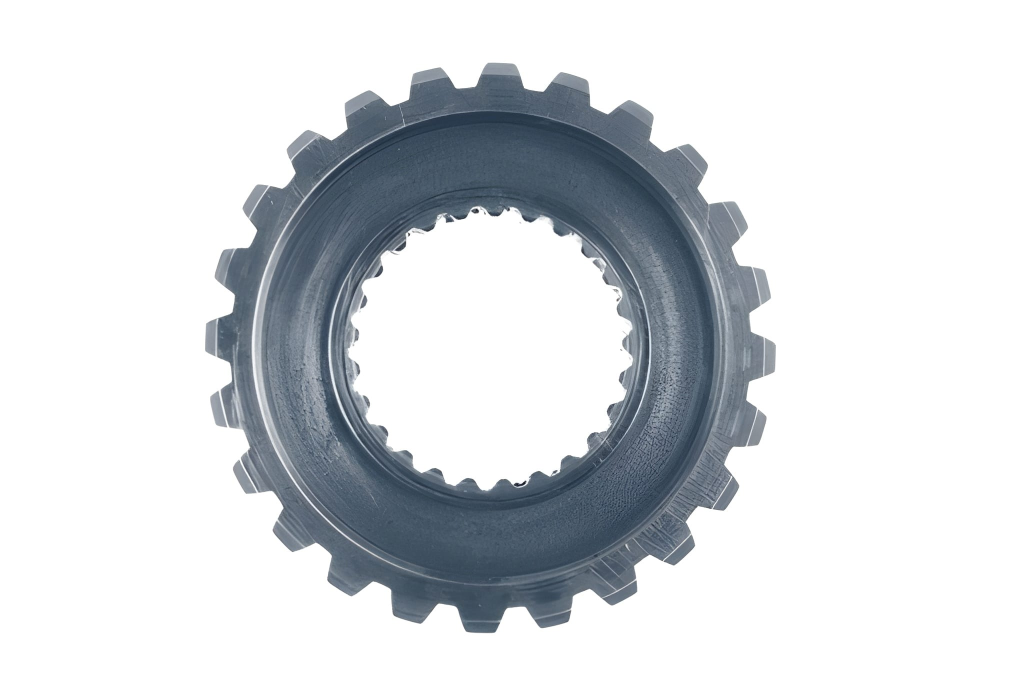
#> input picture Input_Images/gear_10.jpg, 2048 x 1364 px, found by its file name (shown at 1/2 size); its folder holds 5 pictures in this run
$ jupyter execute Spur_Gear_Preprocessing_win.ipynb
#> lines starting #> are read from the running program, lines starting #| are printed output that depends on the picture; after the words box and inside, x2 and y2 are one past the last pixel; in counts of white or black regions, pixels touching at a corner belong together
[cell 1]
import cv2
import numpy as np
import json
import math
import matplotlib.pyplot as plt
from pathlib import Path

# --- Paths (fixed) ---
PROJECT_ROOT = Path("../../SpurGear_Btechproject\Input_Images")
OUT_DIR = Path("Output")

# Ensure output directory exists
OUT_DIR.mkdir(parents=True, exist_ok=True)

# Point to your image
IMG_PATH = PROJECT_ROOT / "gear_10.jpg"

# Verify image exists
assert IMG_PATH.exists(), f"Image not found at {IMG_PATH}. Please check the path."

# Read image
img = cv2.imread(str(IMG_PATH))
#> img is the input picture: shape (1364, 2048, 3); mean B, G, R 220.5, 217, 213.6
assert img is not None, f"Could not read image from {IMG_PATH}"

# Display
img_rgb = cv2.cvtColor(img, cv2.COLOR_BGR2RGB)
plt.figure(figsize=(6, 6))
plt.title("Input Gear Image")
plt.axis("off")
plt.imshow(img_rgb)
plt.tight_layout()
plt.show()

print(f"✅ Successfully loaded image: {IMG_PATH.name}")
print(f"📐 Image size: {img.shape[1]}×{img.shape[0]} pixels")
#| 📐 Image size: 2048×1364 pixels

[cell 2]
def auto_threshold(gray_img):
    """
    Enhanced thresholding for gear images with white background and grey gear
    """
    h, w = gray_img.shape

    # Adaptive region sampling based on image size
    center_size = min(40, h//8, w//8)  # Scale with image size
    border_size = min(30, h//10, w//10)

    # Sample center region (gear area)
    cx, cy = w//2, h//2
    center_region = gray_img[cy-center_size:cy+center_size, cx-center_size:cx+center_size]
    center_mean = np.mean(center_region)
    center_std = np.std(center_region)

    # Sample border regions (background area) - multiple samples for robustness
    border_samples = []
    # Top and bottom borders
    border_samples.extend([
        gray_img[:border_size, :].ravel(),
        gray_img[-border_size:, :].ravel()
    ])
    # Left and right borders
    border_samples.extend([
        gray_img[:, :border_size].ravel(),
        gray_img[:, -border_size:].ravel()
    ])
    # Corner samples for extra robustness
    corner_size = border_size // 2
    border_samples.extend([
        gray_img[:corner_size, :corner_size].ravel(),  # Top-left
        gray_img[:corner_size, -corner_size:].ravel(), # Top-right
        gray_img[-corner_size:, :corner_size].ravel(), # Bottom-left
        gray_img[-corner_size:, -corner_size:].ravel() # Bottom-right
    ])

    # Combine all border samples and remove outliers
    all_border = np.concatenate(border_samples)
    # Remove extreme values (noise) using percentiles
    border_clean = all_border[(all_border >= np.percentile(all_border, 5)) &
                             (all_border <= np.percentile(all_border, 95))]
    border_mean = np.mean(border_clean)
    border_std = np.std(border_clean)

    # Determine if gear is darker than background
    invert = center_mean < border_mean

    # Calculate optimal threshold based on the contrast
    intensity_gap = abs(border_mean - center_mean)

    # If there's good contrast, use a threshold between center and border
    if intensity_gap > 20:  # Good contrast
        manual_threshold = int((center_mean + border_mean) / 2)
        flag = cv2.THRESH_BINARY_INV if invert else cv2.THRESH_BINARY
        _, bin_manual = cv2.threshold(gray_img, manual_threshold, 255, flag)
    else:
        bin_manual = None

    # Always compute Otsu as fallback
    flag_otsu = cv2.THRESH_BINARY_INV if invert else cv2.THRESH_BINARY
    otsu_thresh, bin_otsu = cv2.threshold(gray_img, 0, 255, flag_otsu + cv2.THRESH_OTSU)

    # Choose the best threshold method
    if bin_manual is not None and intensity_gap > 30:
        # Use manual threshold for high contrast images
        final_binary = bin_manual
        method_used = f"Manual (thresh={manual_threshold})"
    else:
        # Use Otsu for low contrast images
        final_binary = bin_otsu
        method_used = f"Otsu (thresh={otsu_thresh:.0f})"

    # Post-processing: Remove small noise
    kernel = cv2.getStructuringElement(cv2.MORPH_ELLIPSE, (3, 3))
    final_binary = cv2.morphologyEx(final_binary, cv2.MORPH_OPEN, kernel, iterations=1)

    if not invert:
        final_binary = cv2.bitwise_not(final_binary)

    # Debug information
    print(f"Thresholding Analysis:")
    print(f"  Center mean: {center_mean:.1f} ± {center_std:.1f}")
    print(f"  Border mean: {border_mean:.1f} ± {border_std:.1f}")
    print(f"  Intensity gap: {intensity_gap:.1f}")
    print(f"  Invert: {invert}")
    print(f"  Method used: {method_used}")

    return final_binary, invert

gray = cv2.cvtColor(img, cv2.COLOR_BGR2GRAY)
clahe = cv2.createCLAHE(clipLimit=2.0, tileGridSize=(8,8))
gray_eq = clahe.apply(gray)
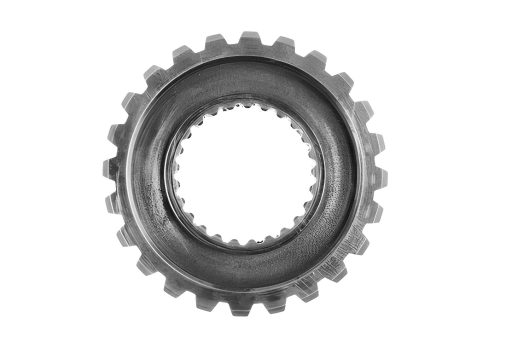
#> gray_eq: shape (1364, 2048) (shown at 1/4 size); min 7, max 255, mean 217.9

binary, was_inverted = auto_threshold(gray_eq)
#> in auto_threshold, `center_mean = np.mean(center_region)`: center_mean = 255
#> in auto_threshold, `center_std = np.std(center_region)`: center_std = 0
#> in auto_threshold, `border_mean = np.mean(border_clean)`: border_mean = 255
#> in auto_threshold, `border_std = np.std(border_clean)`: border_std = 0
#> in auto_threshold, `invert = center_mean < border_mean`: invert = False
#> in auto_threshold, `intensity_gap = abs(border_mean - center_mean)`: intensity_gap = 0
#> in auto_threshold, `otsu_thresh, bin_otsu = cv2.threshold(gray_img, 0, 255, flag_otsu + cv..`:
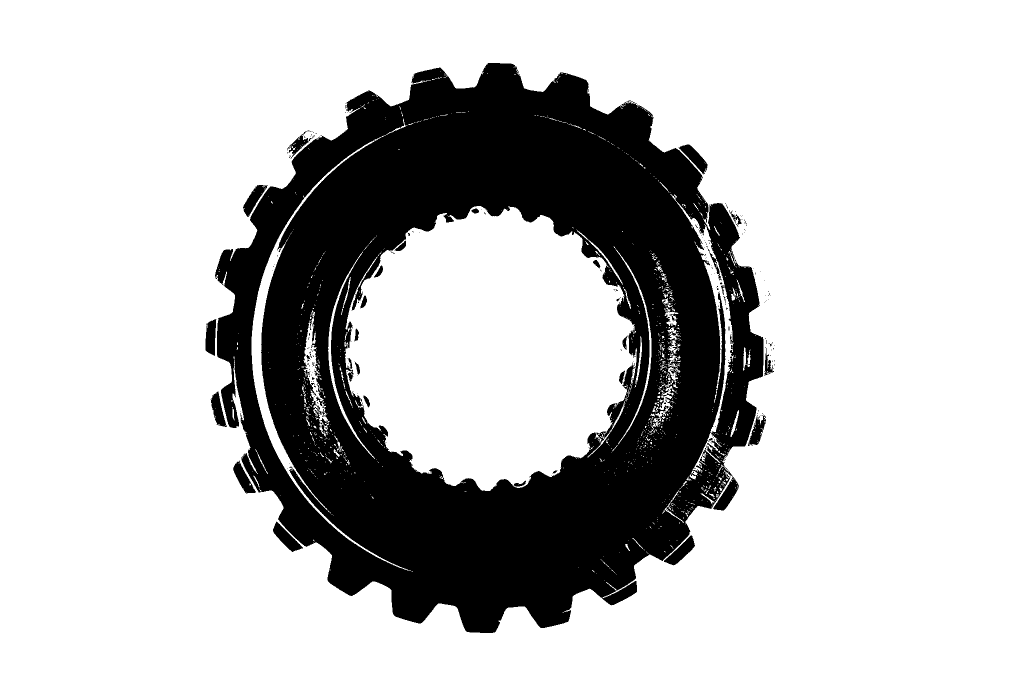
#> bin_otsu: shape (1364, 2048) (shown at 1/2 size); 76.5% white; 249 black regions (219 under 20 px), largest, box (x1, y1, x2, y2) and area: (430, 126, 1527, 1266) 642102, (1328, 1071, 1390, 1131) 1441, (546, 1043, 606, 1104) 1417
#> in auto_threshold, `otsu_thresh, bin_otsu = cv2.threshold(gray_img, 0, 255, flag_otsu + cv..`: otsu_thresh = 177
#> in auto_threshold, `method_used = f"Otsu (thresh={otsu_thresh:.0f})"`: method_used = 'Otsu (thresh=177)'
#|   Center mean: 255.0 ± 0.0
#|   Border mean: 255.0 ± 0.0
#|   Intensity gap: 0.0
#|   Invert: False
#|   Method used: Otsu (thresh=177)
#> was_inverted = False

plt.figure(figsize=(12,4))
plt.subplot(1,3,1); plt.title("Gray"); plt.axis("off"); plt.imshow(gray, cmap="gray")
plt.subplot(1,3,2); plt.title("CLAHE"); plt.axis("off"); plt.imshow(gray_eq, cmap="gray")
plt.subplot(1,3,3); plt.title(f"Binary (invert={was_inverted})"); plt.axis("off"); plt.imshow(binary, cmap="gray")

[cell 3]
# [74 lines left out: function auto_threshold, not called in this run]


# ✅ NEW FALLBACK FUNCTION ADDED HERE (no changes to your original code)
def preprocess_with_fallback(img):
    tolerance = 240
    border = 20

    borders = np.concatenate([
        img[:border, :, :].reshape(-1,3),
        img[-border:, :, :].reshape(-1,3),
        img[:, :border, :].reshape(-1,3),
        img[:, -border:, :].reshape(-1,3),
    ])

    white_ratio = np.mean(np.all(borders >= tolerance, axis=1))

    if white_ratio > 0.85:
        print("✅ Detected pure white background — using direct masking")
        binary = np.where(np.all(img >= tolerance, axis=-1), 0, 255).astype(np.uint8)
        was_inverted = False
    else:
        print("⚙️ Complex lighting — using adaptive thresholding")
        gray = cv2.cvtColor(img, cv2.COLOR_BGR2GRAY)
        clahe = cv2.createCLAHE(clipLimit=2.0, tileGridSize=(8,8))
        gray_eq = clahe.apply(gray)
        binary, was_inverted = auto_threshold(gray_eq)

    return binary, was_inverted


# ✅ SWITCHED CALL HERE — everything else stays the same
binary, was_inverted = preprocess_with_fallback(img)
#> in preprocess_with_fallback, `white_ratio = np.mean(np.all(borders >= tolerance, axis=1))`: white_ratio = 1

plt.figure(figsize=(12,4))
plt.subplot(1,3,1); plt.title("Gray"); plt.axis("off"); plt.imshow(gray, cmap="gray")
plt.subplot(1,3,2); plt.title("CLAHE"); plt.axis("off"); plt.imshow(gray_eq, cmap="gray")
plt.subplot(1,3,3); plt.title(f"Binary (invert={was_inverted})"); plt.axis("off"); plt.imshow(binary, cmap="gray")

[cell 4]
# [20 lines of commented-out code are left out]

[cell 5]
k3 = cv2.getStructuringElement(cv2.MORPH_ELLIPSE, (3,3))
k5 = cv2.getStructuringElement(cv2.MORPH_ELLIPSE, (5,5))
mask = cv2.morphologyEx(binary, cv2.MORPH_OPEN, k3, iterations=1)
#> mask: shape (1364, 2048); 25.6% white; 8 white regions (6 under 20 px), largest, box (x1, y1, x2, y2) and area: (410, 125, 1552, 1267) 715315, (1226, 578, 1238, 588) 73
mask = cv2.morphologyEx(mask, cv2.MORPH_CLOSE, k5, iterations=2)
#> mask: shape (1364, 2048); 25.7% white; 2 white regions (1 under 20 px)

# keep largest connected component
cnts, _ = cv2.findContours(mask, cv2.RETR_EXTERNAL, cv2.CHAIN_APPROX_SIMPLE)
#> cnts = 1 contour; box (x1, y1, x2, y2) and area: (410, 125, 1552, 1267) 947754
canvas = np.zeros_like(mask)
if cnts:
    cv2.drawContours(canvas, [max(cnts, key=cv2.contourArea)], -1, 255, -1)
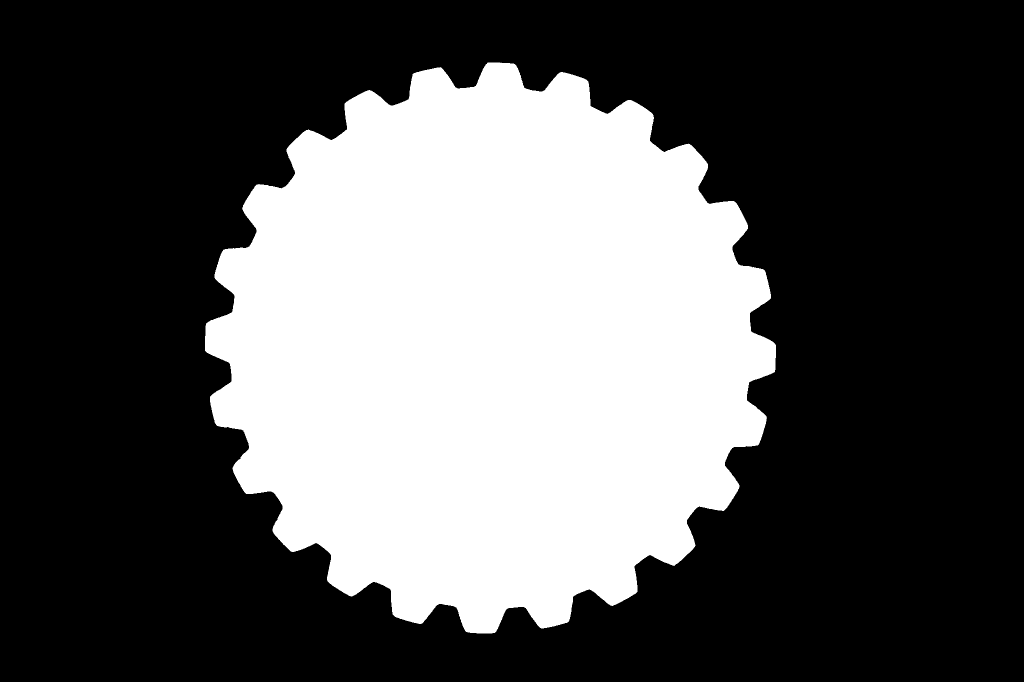
#> canvas: shape (1364, 2048) (shown at 1/2 size); 34% white; 1 white region
    mask = canvas

cv2.imwrite(str("Output/gear_mask.png"), mask)
plt.figure(figsize=(4,4)); plt.title("Cell 3 — Cleaned Mask"); plt.axis("off"); plt.imshow(mask, cmap="gray")

[cell 6]
contours, hierarchy = cv2.findContours(mask, cv2.RETR_TREE, cv2.CHAIN_APPROX_NONE)
#> contours has the same summary as cnts
hierarchy = hierarchy[0]
outer_idx = int(np.argmax([cv2.contourArea(c) for c in contours]))
#> outer_idx = 0
outer = contours[outer_idx]
#> outer = contour of 4329 points, box (x1, y1, x2, y2) (410, 125, 1552, 1267), area 947754

M = cv2.moments(mask, binaryImage=True)
#> M = moments, m00 949919, centre m10/m00, m01/m00 = (980.7, 695.3)
cx, cy = M["m10"]/M["m00"], M["m01"]/M["m00"]
#> cx = 980.7; cy = 695.3

def robust_radius(contour, center, top_k=200, mode="max"):
    cx0, cy0 = center
    pts = contour[:,0,:]
    d = np.hypot(pts[:,0]-cx0, pts[:,1]-cy0)
    vals = np.sort(d); k = min(top_k, len(vals))
    return float(np.mean(vals[-k:] if mode=="max" else vals[:k]))

r_add = robust_radius(outer, (cx, cy), mode="max")
#> in robust_radius, `pts = contour[:,0,:]`: pts = 4329 pairs, first value 410 to 1551, second value 125 to 1266
#> in robust_radius, `d = np.hypot(pts[:,0]-cx0, pts[:,1]-cy0)`: d = 4329 values, max 571.5 at index 683, min 519.9 at index 1345, mean 548.5
#> in robust_radius, `vals = np.sort(d)`: vals = 4329 values from 519.9 to 571.5
#> in robust_radius, `k = min(top_k, len(vals))`: k = 200
#> r_add = 571
r_ded = robust_radius(outer, (cx, cy), mode="min")
#> r_ded = 520.8
r_pitch = 0.5*(r_add + r_ded)
#> r_pitch = 545.9

# bore as largest child of outer (may be None if the photo doesn’t show it well)
child_idxs = [i for i,h in enumerate(hierarchy) if h[3]==outer_idx]
#> child_idxs = []
r_hole = None
if child_idxs:
    inner = max(child_idxs, key=lambda i: cv2.contourArea(contours[i]))
    r_hole = robust_radius(contours[inner], (cx, cy), mode="max")

diag = img.copy()
for r in [r_ded, r_pitch, r_add]: cv2.circle(diag, (int(cx),int(cy)), int(r), (0,255,0), 2)
#> this loop made 3 passes
#> r on passes 1 to 3: 520.8, 545.9, 571
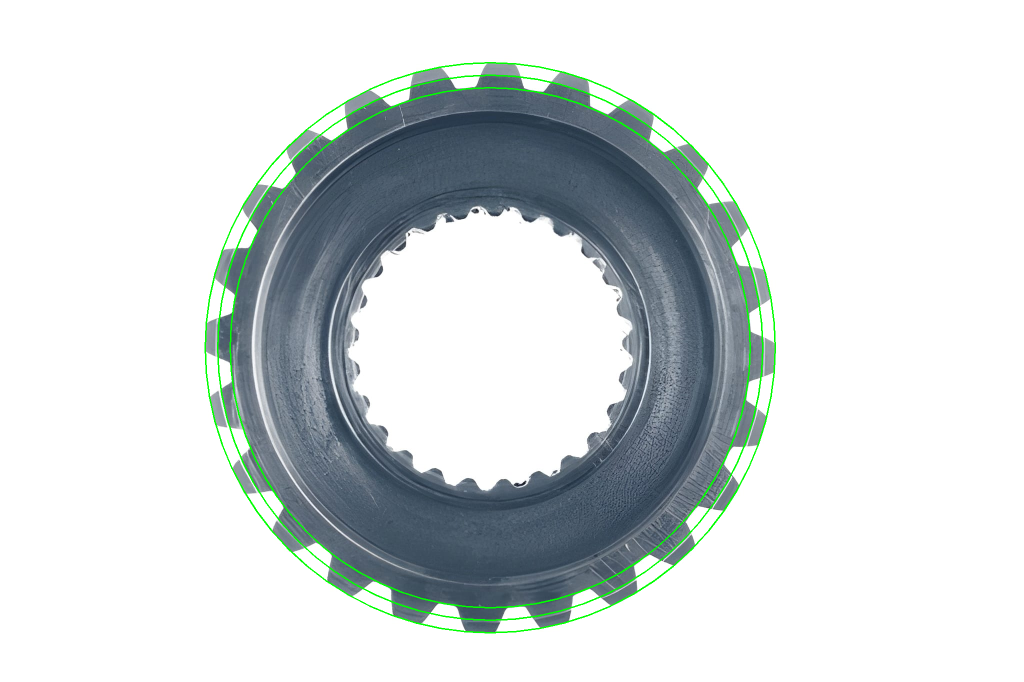
#> diag: shape (1364, 2048, 3) (shown at 1/2 size); 1.08% of pixels changed, all inside (x1, y1, x2, y2) = (409, 124, 1552, 1267)
if r_hole: cv2.circle(diag, (int(cx),int(cy)), int(r_hole), (255,0,0), 2)
cv2.circle(diag, (int(cx),int(cy)), 4, (0,0,255), -1)
#> diag: shape (1364, 2048, 3); under 0.01% of pixels changed, all inside (x1, y1, x2, y2) = (976, 691, 985, 700)
cv2.imwrite(str("Output/gear_circles.png"), diag)

plt.figure(figsize=(6,6)); plt.title("Cell 4 — Center & Radii"); plt.axis("off")
plt.imshow(cv2.cvtColor(diag, cv2.COLOR_BGR2RGB))

[cell 7]
outline = cv2.morphologyEx(mask, cv2.MORPH_GRADIENT, cv2.getStructuringElement(cv2.MORPH_ELLIPSE,(3,3)))
#> outline: shape (1364, 2048); 0.31% white in thin lines or dots, all inside (x1, y1, x2, y2) = (409, 124, 1553, 1268)
_, outline = cv2.threshold(outline, 1, 255, cv2.THRESH_BINARY)

overlay = img.copy()
overlay[np.where(outline==255)] = (255,255,255)
#> overlay: shape (1364, 2048, 3); 0.3% of pixels changed, all inside (x1, y1, x2, y2) = (409, 124, 1553, 1268)

cv2.imwrite(str("Output/gear_outline.png"), outline)
cv2.imwrite(str("Output/gear_overlay.png"), overlay)

plt.figure(figsize=(10,4))
plt.subplot(1,2,1); plt.title("Outline"); plt.axis("off"); plt.imshow(outline, cmap="gray")
plt.subplot(1,2,2); plt.title("Overlay"); plt.axis("off"); plt.imshow(cv2.cvtColor(overlay, cv2.COLOR_BGR2RGB))

[cell 8]
h, w = mask.shape[:2]
clean = np.zeros((h,w), dtype=np.uint8)
cv2.drawContours(clean, [outer], -1, 255, 2)
#> clean: shape (1364, 2048); 0.59% white; 1 white region, box (x1, y1, x2, y2) and area: (409, 124, 1553, 1268) 16597
cv2.circle(clean, (int(cx),int(cy)), int(r_ded), 255, 2)
cv2.circle(clean, (int(cx),int(cy)), int(r_hole or 0.12*r_ded), 255, 2)
#> clean: shape (1364, 2048); 0.94% white; 2 white regions, box (x1, y1, x2, y2) and area: (409, 124, 1553, 1268) 25059, (917, 632, 1044, 759) 1162

cv2.imwrite(str("Output/gear_outline_clean.png"), clean)
plt.figure(figsize=(4,4)); plt.title("Cell 6 — Clean Outline"); plt.axis("off"); plt.imshow(clean, cmap="gray")

[cell 9]
gray_blur = cv2.GaussianBlur(cv2.cvtColor(img, cv2.COLOR_BGR2GRAY), (5,5), 0)
edges = cv2.Canny(gray_blur, 50, 150)
#> edges: shape (1364, 2048); 1.5% white in thin lines or dots, all inside (x1, y1, x2, y2) = (410, 125, 1552, 1266)

yy, xx = np.indices(edges.shape)
dist = np.hypot(xx - cx, yy - cy)
MARGIN_IN, MARGIN_OUT = 10, 8  # widen if tips are truncated
ring = ((dist >= (r_ded - MARGIN_IN)) & (dist <= (r_add + MARGIN_OUT))).astype(np.uint8)*255
#> ring: shape (1364, 2048); 8.4% white; 1 white region, box (x1, y1, x2, y2) and area: (402, 117, 1560, 1275) 233491

teeth_edges = cv2.bitwise_and(edges, ring)
k = cv2.getStructuringElement(cv2.MORPH_ELLIPSE, (3,3))
#> k = [[0, 1, 0], [1, 1, 1], [0, 1, 0]]
teeth_edges = cv2.morphologyEx(teeth_edges, cv2.MORPH_DILATE, k, iterations=1)
#> teeth_edges: shape (1364, 2048); 1% white; 9 white regions (3 under 20 px), largest, box (x1, y1, x2, y2) and area: (409, 124, 1553, 1267) 26923, (503, 888, 559, 991) 410, (1304, 1087, 1338, 1107) 199, (1224, 1141, 1246, 1163) 120, (1357, 1036, 1369, 1049) 72, (541, 400, 548, 410) 50
teeth_edges = cv2.morphologyEx(teeth_edges, cv2.MORPH_CLOSE, k, iterations=2)
#> teeth_edges: shape (1364, 2048); 1.1% white; 5 white regions (2 under 20 px)

cnts, _ = cv2.findContours(teeth_edges, cv2.RETR_EXTERNAL, cv2.CHAIN_APPROX_NONE)
#> cnts = 1 contour; box (x1, y1, x2, y2) and area: (409, 124, 1553, 1267) 951792
teeth_loop = np.zeros_like(teeth_edges)
if cnts:
    cv2.drawContours(teeth_loop, [max(cnts, key=cv2.contourArea)], -1, 255, 2)
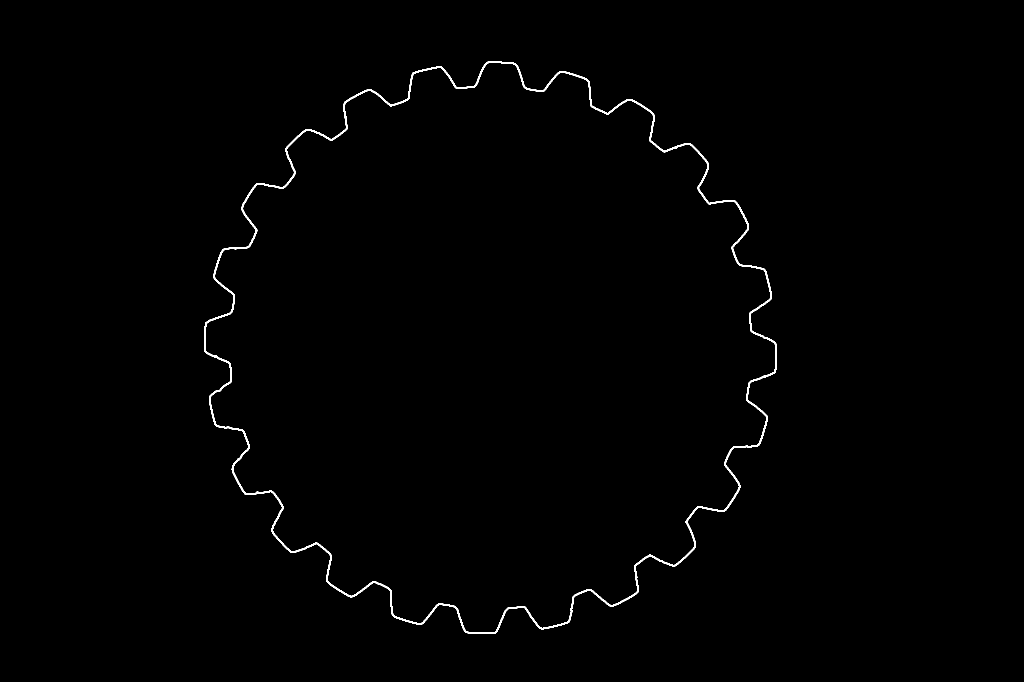
#> teeth_loop: shape (1364, 2048) (shown at 1/2 size); 0.6% white; 1 white region, box (x1, y1, x2, y2) and area: (408, 123, 1554, 1268) 16704

teeth_final = np.zeros_like(teeth_loop)
teeth_final = cv2.bitwise_or(teeth_final, teeth_loop)
cv2.circle(teeth_final, (int(cx),int(cy)), int(r_ded), 255, 2)
cv2.circle(teeth_final, (int(cx),int(cy)), int(r_hole or 0.12*r_ded), 255, 2)
#> teeth_final: shape (1364, 2048); 0.96% white; 2 white regions, box (x1, y1, x2, y2) and area: (408, 123, 1554, 1268) 25795, (917, 632, 1044, 759) 1162
#> (the rest of the program and of its run is left out)
